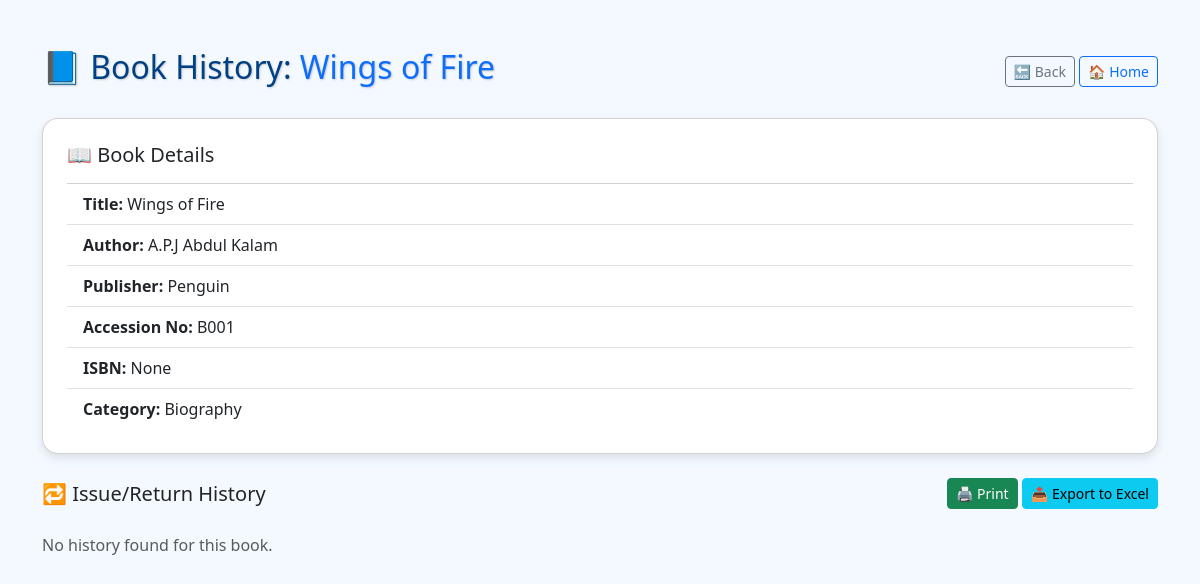
The page /book_history/1 on the database its author committed.
### tables this page shows
CREATE TABLE books (
    id INTEGER PRIMARY KEY AUTOINCREMENT,
    accession TEXT UNIQUE,
    book_id TEXT,
    title TEXT,
    author TEXT,
    publisher TEXT,
    category TEXT,
    year TEXT,
    publication TEXT,
    quantity INTEGER
, status TEXT DEFAULT 'Available', isbn TEXT, created_date TEXT, cover_image TEXT, added_on TEXT, cover_image_filename TEXT, available INTEGER DEFAULT 1, accession_no TEXT);

### app.py (the view)
@app.route('/book_history/<int:book_id>')
def book_history(book_id):
    user_role = request.args.get("user_role", "")
    overdue_only = request.args.get("overdue_only") == "on"
    date_from = request.args.get("date_from", "")
    date_to = request.args.get("date_to", "")
    conn = get_db_connection()
    cur = conn.cursor()
    book = cur.execute("SELECT * FROM books WHERE id = ?", (book_id,)).fetchone()
    if not book:
        conn.close()
        return "Book not found", 404
    filters = "WHERE ir.book_id = ?"
    params = [book_id]
    if user_role:
        filters += " AND ir.user_role = ?"
        params.append(user_role)
    if date_from:
        filters += " AND ir.issue_date >= ?"
        params.append(date_from)
    if date_to:
        filters += " AND ir.issue_date <= ?"
        params.append(date_to)
    if overdue_only:
        filters += " AND ir.return_date IS NULL AND julianday('now') - julianday(ir.issue_date) > ?"
        params.append(15)
    query = f"""
        SELECT ir.*,
               COALESCE(s.name, t.name) AS user_name,
               ir.user_role AS role,
               julianday(COALESCE(ir.return_date, date('now'))) - julianday(ir.issue_date) AS days_issued,
               CASE
                   WHEN ir.return_date IS NULL AND julianday('now') - julianday(ir.issue_date) > 15 THEN 1
                   ELSE 0
               END AS is_overdue
        FROM issue_return ir
        LEFT JOIN students s ON ir.user_id = s.id AND ir.user_role = 'Student'
        LEFT JOIN teachers t ON ir.user_id = t.id AND ir.user_role = 'Teacher'
        {filters}
        ORDER BY ir.issue_date DESC
    """
    history = cur.execute(query, params).fetchall()
    total_issued = cur.execute("SELECT COUNT(*) FROM issue_return WHERE book_id = ?", (book_id,)).fetchone()[0]
    currently_issued = cur.execute("SELECT COUNT(*) FROM issue_return WHERE book_id = ? AND return_date IS NULL", (book_id,)).fetchone()[0]
    overdue_count = cur.execute("""
        SELECT COUNT(*) FROM issue_return
        WHERE book_id = ? AND return_date IS NULL AND julianday('now') - julianday(issue_date) > 15
    """, (book_id,)).fetchone()[0]
    conn.close()
    return render_template("book_history.html",
                           book=book,
                           history=history,
                           roles=['Student', 'Teacher'],
                           selected_role=user_role,
                           show_overdue_only=overdue_only,
                           date_from=date_from,
                           date_to=date_to,
                           total_issued=total_issued,
                           currently_issued=currently_issued,
                           overdue_count=overdue_count,
                           max_days=15)

### app.py (called while the page is built)
def get_db_connection():
    conn = sqlite3.connect('library.db')
    conn.row_factory = sqlite3.Row
    return conn

### templates/book_history.html (shortened to what this page needs)
<!DOCTYPE html>
<html lang="en">
<head>
    <link rel="stylesheet" href="{{ url_for('static', filename='css/style.css') }}">
    <link rel="stylesheet" href="https://cdn.jsdelivr.net/npm/bootstrap@5.3.0/dist/css/bootstrap.min.css">
</head>
<body>
    <div class="container my-5">
        <div class="d-flex justify-content-between align-items-center mb-4">
            <h2>📘 Book History: <span class="text-primary">{{ book.title }}</span></h2>
            <div>
                <a href="/view_books" class="btn btn-outline-secondary btn-sm btn-animated">🔙 Back</a>
                <a href="/" class="btn btn-outline-primary btn-sm btn-animated">🏠 Home</a>
            </div>
        </div>
        <div class="card p-4 mb-4">
            <h5 class="mb-3">📖 Book Details</h5>
            <ul class="list-group list-group-flush">
                <li class="list-group-item"><strong>Title:</strong> {{ book.title }}</li>
                <li class="list-group-item"><strong>Author:</strong> {{ book.author }}</li>
                <li class="list-group-item"><strong>Publisher:</strong> {{ book.publisher }}</li>
                <li class="list-group-item"><strong>Accession No:</strong> {{ book.accession }}</li>
                <li class="list-group-item"><strong>ISBN:</strong> {{ book.isbn }}</li>
                <li class="list-group-item"><strong>Category:</strong> {{ book.category }}</li>
            </ul>
        </div>
        <div class="d-flex justify-content-between align-items-center mb-2">
            <h5 class="mb-0">🔁 Issue/Return History</h5>
            <div>
                <button onclick="window.print()" class="btn btn-success btn-sm btn-animated">🖨️ Print</button>
                <a href="/export/book_history/{{ book.id }}" class="btn btn-info btn-sm btn-animated">📤 Export to
                    Excel</a>
            </div>
        </div>
        {% if history %}
        <div class="table-responsive">
            <table class="table table-hover table-bordered mt-3 bg-white">
                <thead class="table-primary">
                    <tr>
                        <th>🔢 S.No</th>
                        <th>👤 Borrower Name</th>
                        <th>🆔 Role</th>
                        <th>📅 Issue Date</th>
                        <th>📆 Due Date</th>
                        <th>📥 Return Date</th>
                        <th>📌 Status</th>
                    </tr>
                </thead>
                <tbody>
                    {% for row in history %}
                    <tr>
                        <td>{{ loop.index }}</td>
                        <td>{{ row.user_name }}</td>
                        <td>{{ row.role.title() }}</td>
                        <td>{{ row.issue_date }}</td>
                        <td>{{ row.due_date }}</td>
                        <td>{{ row.return_date or "❌ Not Returned" }}</td>
                        <td>
                            {% if row.return_date %}
                            <span class="badge badge-returned text-white">Returned</span>
                            {% else %}
                            <span class="badge badge-pending text-white">Pending</span>
                            {% endif %}
                        </td>
                    </tr>
                    {% endfor %}
                </tbody>
            </table>
        </div>
        {% else %}
        <p class="text-muted mt-4">No history found for this book.</p>
        {% endif %}
    </div>
</body>
</html>

### templates/book_history.html (style rules this page uses)
body { background: #f4f9ff; font-family: 'Segoe UI', sans-serif; }
h2 { color: #004085; text-shadow: 1px 1px 2px #ccc; }
.card { border-radius: 1rem; box-shadow: 0 4px 10px rgba(0, 0, 0, 0.1); }
.btn-animated { transition: all 0.3s ease; }

### rows shown on the page
books: title "Wings of Fire", author "A.P.J Abdul Kalam", publisher "Penguin", accession "B001", category "Biography"

### other values the page prints
{{ book.isbn }} "None"
